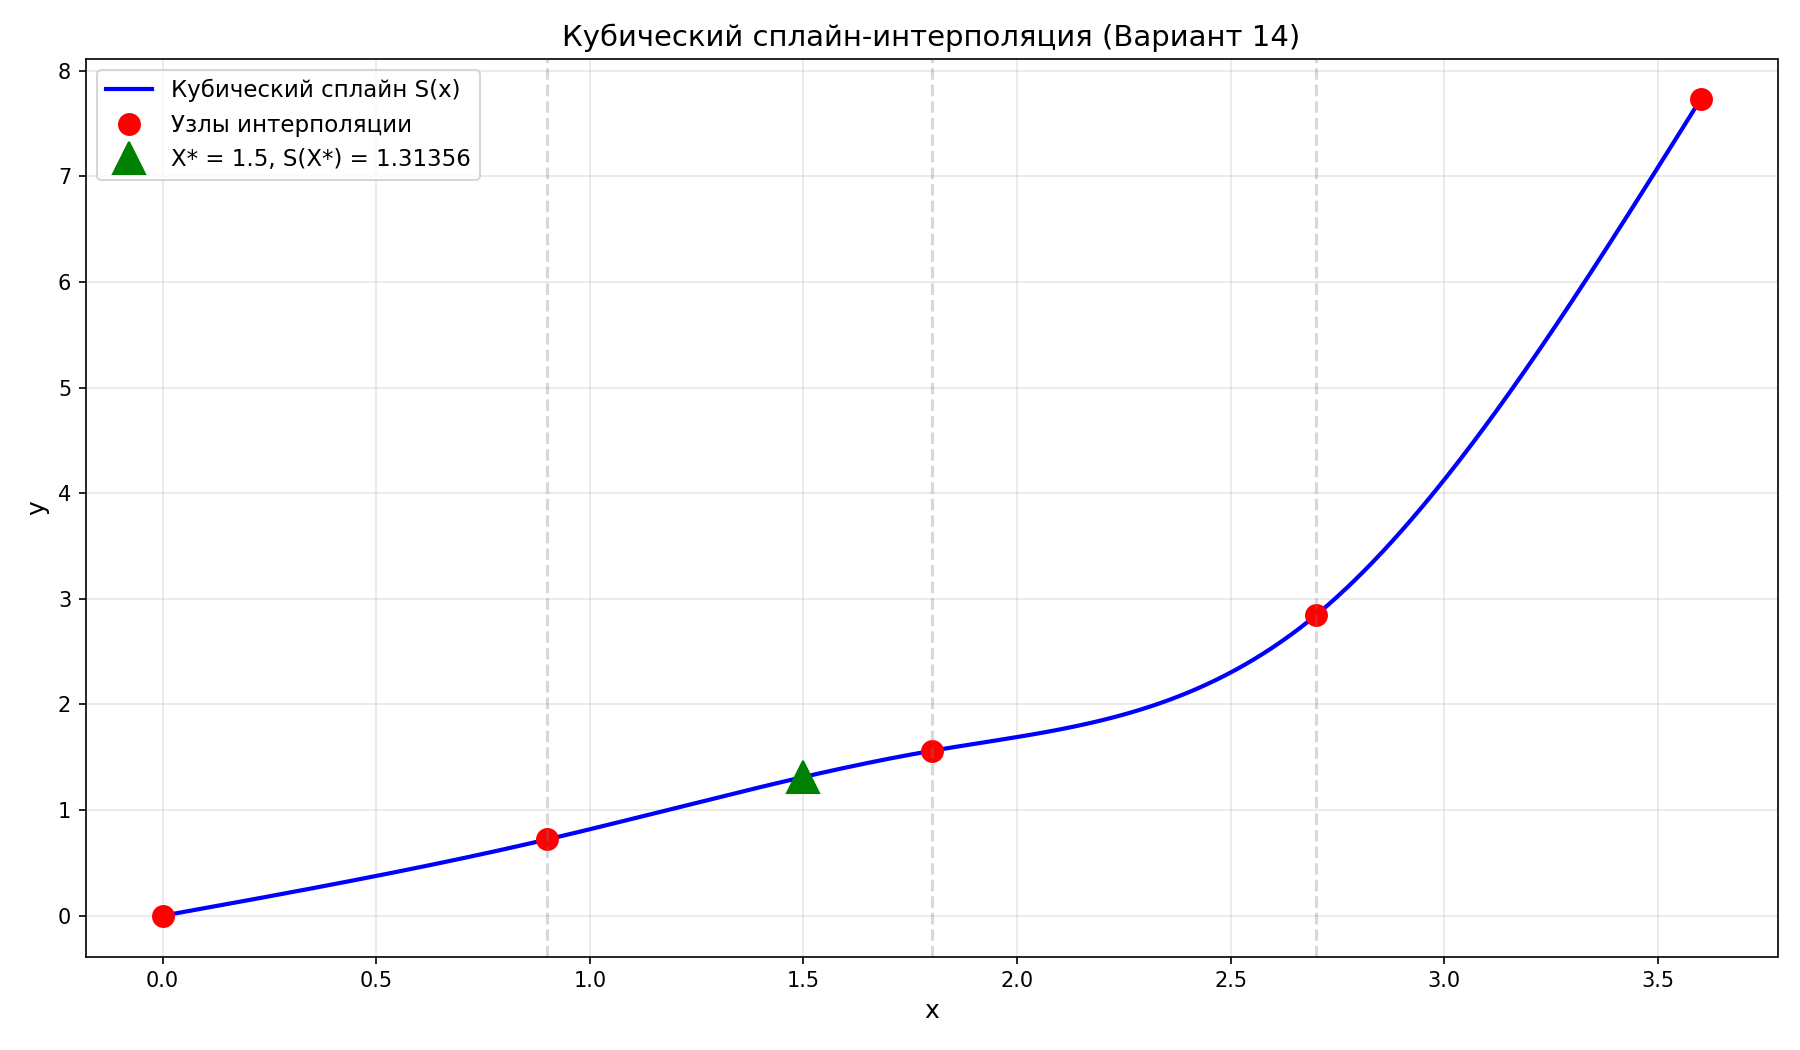

Here is the Python script that generated this plot:
"""
Лабораторная работа №3. Задание 3.2
Кубический сплайн

Вариант 14: X* = 1.5
Таблица:
i  | 0   | 1      | 2      | 3      | 4
xi | 0.0 | 0.9    | 1.8    | 2.7    | 3.6
yi | 0.0 | 0.72235| 1.5609 | 2.8459 | 7.7275
"""

import numpy as np
import matplotlib.pyplot as plt
from typing import Tuple, List
import sys
import os

# Добавляем путь для импорта из chislaki
sys.path.append(os.path.dirname(os.path.dirname(os.path.abspath(__file__))))

# Импортируем функции LU разложения из task1
from task1_lu_decomposition import LU_decompose, solve_system


def solve_tridiagonal_with_lu(a: np.ndarray, b: np.ndarray, c: np.ndarray, d: np.ndarray) -> np.ndarray:
    """
    Решение трехдиагональной системы с использованием LU разложения
    
    Система имеет вид:
    a[i]*x[i-1] + b[i]*x[i] + c[i]*x[i+1] = d[i]
    
    Args:
        a: нижняя диагональ (коэффициенты при x[i-1])
        b: главная диагональ (коэффициенты при x[i])
        c: верхняя диагональ (коэффициенты при x[i+1])
        d: правая часть системы
    
    Returns:
        Решение системы x
    """
    n = len(d)
    
    # Создаем полную матрицу из трех диагоналей
    A_matrix = [[0.0 for _ in range(n)] for _ in range(n)]
    
    # Заполняем главную диагональ
    for i in range(n):
        A_matrix[i][i] = b[i]
    
    # Заполняем верхнюю диагональ (кроме последнего элемента)
    for i in range(n - 1):
        A_matrix[i][i + 1] = c[i]
    
    # Заполняем нижнюю диагональ (кроме первого элемента)
    for i in range(1, n):
        A_matrix[i][i - 1] = a[i]
    
    # Преобразуем вектор d в список
    d_list = d.tolist() if isinstance(d, np.ndarray) else list(d)
    
    # Используем LU разложение для решения системы
    L, U, P, swaps = LU_decompose(A_matrix)
    x = solve_system(L, U, d_list, P)
    
    return np.array(x)


def build_cubic_spline(x_nodes: np.ndarray, y_nodes: np.ndarray) -> Tuple[np.ndarray, np.ndarray, np.ndarray, np.ndarray]:
    n = len(x_nodes) - 1  # количество интервалов (n интервалов для n+1 узлов)
    
    # Вычисляем шаги между узлами: h_i = x_i - x_{i-1}
    h = np.diff(x_nodes)  # h[0] = x_1 - x_0, ..., h[n-1] = x_n - x_{n-1}
    
    
    if n == 1:
        # Только один интервал - вырожденный случай
        # c_1 = c_2 = 0 (оба граничных условия)
        c_full = np.zeros(2) 
    else:
        
        system_size = n - 1  
        
        A = np.zeros(system_size)  # нижняя диагональ
        B = np.zeros(system_size)  # главная диагональ
        C = np.zeros(system_size)  # верхняя диагональ
        D = np.zeros(system_size)  # правая часть
        
        # Уравнения системы (3.13):
        # h_{i-1}*c_{i-1} + 2(h_{i-1} + h_i)*c_i + h_i*c_{i+1} = 3[(f_i - f_{i-1})/h_i - (f_{i-1} - f_{i-2})/h_{i-1}]
        # для i = 2, 3, ..., n-1
        
        B[0] = 2 * (h[0] + h[1])
        if system_size > 1:
            C[0] = h[1]
        D[0] = 3 * ((y_nodes[2] - y_nodes[1]) / h[1] - (y_nodes[1] - y_nodes[0]) / h[0])
        
        # Средние уравнения (для c_3, ..., c_{n-1})
        for i in range(1, system_size - 1):
            # Уравнение для c_{i+1} (индекс i+1 в массиве c, т.к. c_1=0)
            A[i] = h[i]  # коэффициент при c_i
            B[i] = 2 * (h[i] + h[i + 1])  # коэффициент при c_{i+1}
            C[i] = h[i + 1]  # коэффициент при c_{i+2}
            D[i] = 3 * ((y_nodes[i + 2] - y_nodes[i + 1]) / h[i + 1] - 
                        (y_nodes[i + 1] - y_nodes[i]) / h[i])
        
        # Последнее уравнение (для c_n):
        # h_{n-1}*c_{n-1} + 2(h_{n-1} + h_n)*c_n = 3[(f_n - f_{n-1})/h_n - (f_{n-1} - f_{n-2})/h_{n-1}]
        if system_size > 1:
            A[system_size - 1] = h[n - 2]
            B[system_size - 1] = 2 * (h[n - 2] + h[n - 1])
            # C[system_size - 1] = 0 (т.к. c_{n+1} = 0 из граничного условия)
            D[system_size - 1] = 3 * ((y_nodes[n] - y_nodes[n - 1]) / h[n - 1] - 
                                      (y_nodes[n - 1] - y_nodes[n - 2]) / h[n - 2])
        
        # Решаем трехдиагональную систему
        c_inner = solve_tridiagonal_with_lu(A, B, C, D)
        
        c_full = np.zeros(n + 1)
        c_full[1:n] = c_inner  # c_inner содержит c_2, ..., c_n

    # Возвращаем коэффициенты для n интервалов
    
    a = np.zeros(n)  # a_i = f_{i-1}
    b = np.zeros(n)
    c = np.zeros(n)
    d = np.zeros(n)
    
    for i in range(n):
        # Интервал i в Python = интервал i+1 в методичке: [x_i, x_{i+1}]
        a[i] = y_nodes[i]
        c[i] = c_full[i]  # c[i] = c_{i+1} в методичке
        
        if i < n - 1:
            # b_i = (f_i - f_{i-1})/h_i - (1/3)*h_i*(c_{i+1} + 2*c_i)
            # d_i = (c_{i+1} - c_i) / (3*h_i)
            b[i] = (y_nodes[i + 1] - y_nodes[i]) / h[i] - h[i] * (c_full[i + 1] + 2 * c_full[i]) / 3
            d[i] = (c_full[i + 1] - c_full[i]) / (3 * h[i])
        else:

            # b_n = (f_n - f_{n-1})/h_n - (2/3)*h_n*c_n
            # d_n = -c_n/(3*h_n)
            # где c_n = c_full[n-1] (c_n для последнего интервала)
            c_n = c_full[n - 1]  # c_n для последнего интервала
            b[i] = (y_nodes[n] - y_nodes[n - 1]) / h[n - 1] - 2 * h[n - 1] * c_n / 3
            d[i] = -c_n / (3 * h[n - 1])
    
    return a, b, c, d


def evaluate_spline(x: float, x_nodes: np.ndarray, a: np.ndarray, b: np.ndarray, 
                   c: np.ndarray, d: np.ndarray) -> float:
    """
    Вычисление значения сплайна в точке x
    
    Сплайн на интервале [x_{i-1}, x_i] имеет вид:
    S(x) = a_i + b_i*(x - x_{i-1}) + c_i*(x - x_{i-1})^2 + d_i*(x - x_{i-1})^3
    """
    n = len(a)  # количество интервалов
    
    # Обработка граничных случаев
    if x <= x_nodes[0]:
        i = 0
    elif x >= x_nodes[-1]:
        i = n - 1  # последний интервал
    else:
        i = np.searchsorted(x_nodes, x, side='right') - 1
        # i указывает на левый конец интервала, значит интервал [x_i, x_{i+1}]
        # но коэффициенты a[i], b[i], c[i], d[i] соответствуют интервалу [x_i, x_{i+1}]
    
    # Вычисляем значение сплайна
    dx = x - x_nodes[i]
    return a[i] + b[i] * dx + c[i] * dx**2 + d[i] * dx**3


def print_spline_coefficients(x_nodes: np.ndarray, a: np.ndarray, b: np.ndarray, 
                              c: np.ndarray, d: np.ndarray):
    """Вывод таблицы коэффициентов сплайна"""
    print("\nТаблица коэффициентов кубического сплайна:")
    print("-" * 90)
    print(f"{'i':<5} {'[x_{i-1}, x_i]':<20} {'a_i':<15} {'b_i':<15} {'c_i':<15} {'d_i':<15}")
    print("-" * 90)
    
    for i in range(len(a)):
        interval = f"[{x_nodes[i]:.1f}, {x_nodes[i+1]:.1f}]"
        print(f"{i+1:<5} {interval:<20} {a[i]:<15.8f} {b[i]:<15.8f} {c[i]:<15.8f} {d[i]:<15.8f}")
    
    print("-" * 90)


def solve_task():
    """Решение задания 3.2"""
    print("=" * 80)
    print("ЛАБОРАТОРНАЯ РАБОТА №3. ЗАДАНИЕ 3.2")
    print("КУБИЧЕСКИЙ СПЛАЙН")
    print("Вариант 14: X* = 1.5")
    print("=" * 80)
    
    # Исходные данные
    x_nodes = np.array([0.0, 0.9, 1.8, 2.7, 3.6])
    y_nodes = np.array([0.0, 0.72235, 1.5609, 2.8459, 7.7275])
    x_star = 1.5
    
    print("\nИсходные данные:")
    print(f"{'i':<5} {'x_i':<10} {'y_i':<15}")
    print("-" * 30)
    for i, (x, y) in enumerate(zip(x_nodes, y_nodes)):
        print(f"{i:<5} {x:<10.1f} {y:<15.5f}")
    
    # Построение сплайна
    a, b, c, d = build_cubic_spline(x_nodes, y_nodes)
    
    # Вывод коэффициентов
    print_spline_coefficients(x_nodes, a, b, c, d)
    
    # Вычисление значения в точке X*
    y_star = evaluate_spline(x_star, x_nodes, a, b, c, d)
    
    print(f"\nВычисление значения функции в точке X* = {x_star}:")
    print(f"Точка X* = {x_star} принадлежит интервалу [{x_nodes[1]:.1f}, {x_nodes[2]:.1f}]")
    print(f"\nНа этом интервале сплайн имеет вид:")
    print(f"S(x) = {a[1]:.8f} + {b[1]:.8f}(x - {x_nodes[1]}) + {c[1]:.8f}(x - {x_nodes[1]})² + {d[1]:.8f}(x - {x_nodes[1]})³")
    print(f"\nS({x_star}) = {y_star:.8f}")
    
    # Построение графика
    x_plot = np.linspace(x_nodes[0], x_nodes[-1], 500)
    y_plot = [evaluate_spline(x, x_nodes, a, b, c, d) for x in x_plot]
    
    plt.figure(figsize=(12, 7))
    plt.plot(x_plot, y_plot, 'b-', linewidth=2, label='Кубический сплайн S(x)')
    plt.plot(x_nodes, y_nodes, 'ro', markersize=10, label='Узлы интерполяции')
    plt.plot(x_star, y_star, 'g^', markersize=15, label=f'X* = {x_star}, S(X*) = {y_star:.5f}')
    
    # Добавляем вертикальные линии для границ интервалов
    for x in x_nodes[1:-1]:
        plt.axvline(x, color='gray', linestyle='--', alpha=0.3)
    
    plt.xlabel('x', fontsize=12)
    plt.ylabel('y', fontsize=12)
    plt.title('Кубический сплайн-интерполяция (Вариант 14)', fontsize=14)
    plt.legend(fontsize=11)
    plt.grid(True, alpha=0.3)
    plt.tight_layout()
    plt.savefig('task3_2_spline.png', dpi=150)
    print(f"\nГрафик сохранен: task3_2_spline.png")
    
    # Проверка непрерывности в узлах
    print("\n" + "=" * 80)
    print("ПРОВЕРКА НЕПРЕРЫВНОСТИ СПЛАЙНА В УЗЛАХ")
    print("=" * 80)
    eps = 1e-10
    for i in range(1, len(x_nodes) - 1):
        left = evaluate_spline(x_nodes[i] - eps, x_nodes, a, b, c, d)
        right = evaluate_spline(x_nodes[i] + eps, x_nodes, a, b, c, d)
        exact = y_nodes[i]
        print(f"x = {x_nodes[i]:.1f}: S(x-ε) = {left:.8f}, S(x+ε) = {right:.8f}, f(x) = {exact:.8f}")
        print(f"  Разрыв: {abs(right - left):.2e}")
    
    print("=" * 80)
    
    return y_star


if __name__ == "__main__":
    result = solve_task()
    plt.show()
